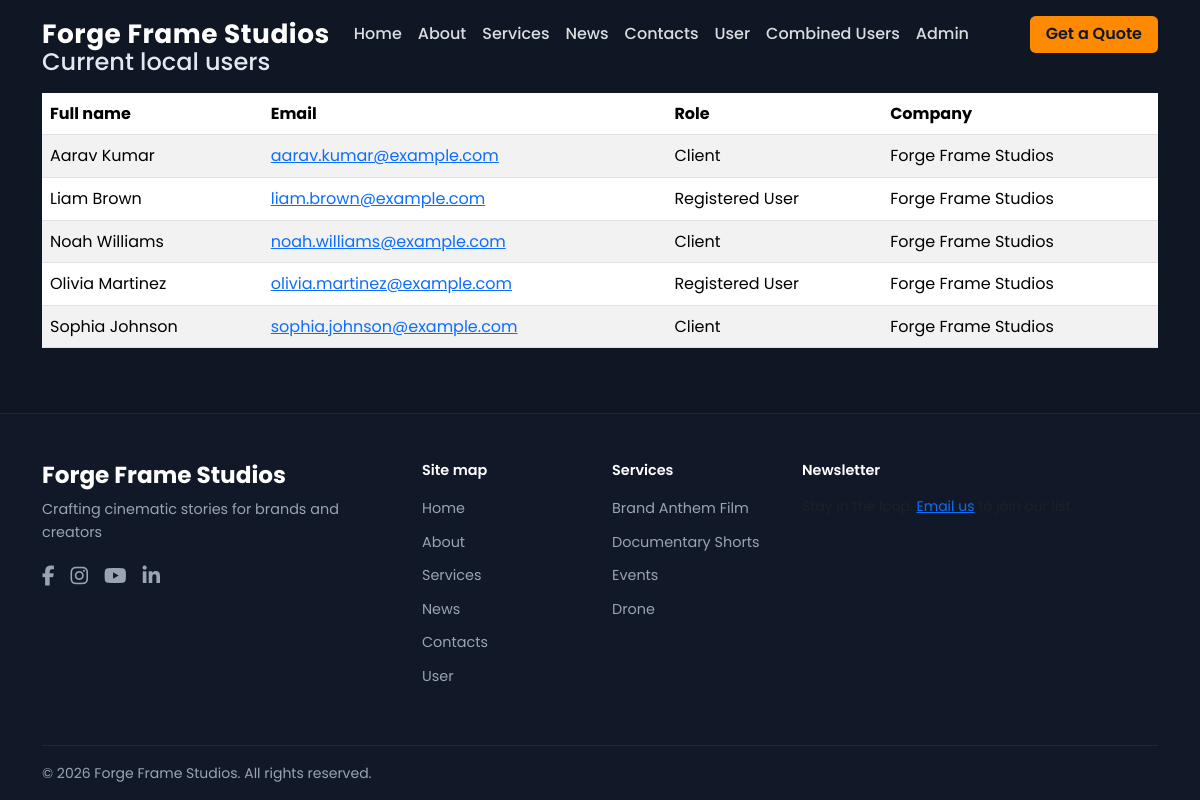
/users-api.php, run on the app's committed database.
### tables this page shows
CREATE TABLE `users` (
  `id` INT UNSIGNED NOT NULL AUTO_INCREMENT,
  `full_name` VARCHAR(150) NOT NULL,
  `email` VARCHAR(190) NOT NULL,
  `role` VARCHAR(100) NOT NULL,
  `company_name` VARCHAR(150) NOT NULL DEFAULT 'Forge Frame Studios',
  `created_at` TIMESTAMP NOT NULL DEFAULT CURRENT_TIMESTAMP,
  PRIMARY KEY (`id`),
  UNIQUE KEY `uniq_email` (`email`)
);

### users-api.php (the view, shortened to what this page needs)
<?php
require_once __DIR__ . '/includes/db.php';
$current_page = 'users-api';
require_once __DIR__ . '/includes/header.php';
$users = [];
$error_message = '';
if (!$pdo instanceof PDO) {
    $error_message = $db_connection_error !== '' ? $db_connection_error : 'Database not configured.';
} else {
    try {
        $stmt = $pdo->prepare('
            SELECT full_name, email, role, company_name
            FROM users
            ORDER BY full_name ASC
        ');
        $stmt->execute();
        $users = $stmt->fetchAll();
    } catch (Throwable $e) {
        $error_message = 'Unable to load users from database. Check your DB config and imported SQL data.';
    }
}
?>
<section class="section py-5">
    <div class="container">
        <h2 class="h4 mb-3">Current local users</h2>
        <?php if ($error_message !== ''): ?>
            <div class="alert alert-danger mb-3"><?php echo htmlspecialchars($error_message, ENT_QUOTES, 'UTF-8'); ?></div>
            <div class="alert alert-secondary">
                <strong>Setup steps:</strong>
                <ol class="mb-0">
                    <li>Update DB credentials in <code>includes/db.php</code>.</li>
                    <li>Import <code>data/users.sql</code> into your selected MySQL database.</li>
                    <li>Refresh this page.</li>
                </ol>
            </div>
        <?php elseif (empty($users)): ?>
            <div class="alert alert-warning">
                No users found. Import <code>data/users.sql</code> into your MySQL/MariaDB database first.
            </div>
        <?php else: ?>
            <div class="table-responsive">
                <table class="table table-striped align-middle">
                    <thead>
                        <tr>
                            <th scope="col">Full name</th>
                            <th scope="col">Email</th>
                            <th scope="col">Role</th>
                            <th scope="col">Company</th>
                        </tr>
                    </thead>
                    <tbody>
                        <?php foreach ($users as $user): ?>
                            <tr>
                                <td><?php echo htmlspecialchars((string) $user['full_name'], ENT_QUOTES, 'UTF-8'); ?></td>
                                <td>
                                    <a href="mailto:<?php echo htmlspecialchars((string) $user['email'], ENT_QUOTES, 'UTF-8'); ?>">
                                        <?php echo htmlspecialchars((string) $user['email'], ENT_QUOTES, 'UTF-8'); ?>
                                    </a>
                                </td>
                                <td><?php echo htmlspecialchars((string) $user['role'], ENT_QUOTES, 'UTF-8'); ?></td>
                                <td><?php echo htmlspecialchars((string) $user['company_name'], ENT_QUOTES, 'UTF-8'); ?></td>
                            </tr>
                        <?php endforeach; ?>
                    </tbody>
                </table>
            </div>
        <?php endif; ?>
    </div>
</section>
<?php require_once __DIR__ . '/includes/footer.php'; ?>

### includes/header.php (shortened to what this page needs)
<?php
$current_page = $current_page ?? 'home';
?>
<!DOCTYPE html>
<html lang="en">
<head>
    <link href="https://cdn.jsdelivr.net/npm/bootstrap@5.3.2/dist/css/bootstrap.min.css" rel="stylesheet">
    <link href="https://cdnjs.cloudflare.com/ajax/libs/font-awesome/6.5.1/css/all.min.css" rel="stylesheet">
    <link href="<?php echo ASSETS_CSS; ?>?v=3" rel="stylesheet">
</head>
<body>
    <header class="site-header" id="site-header">
        <nav class="navbar navbar-expand-lg navbar-dark" aria-label="Main navigation">
            <div class="container">
                <a class="navbar-brand" href="/"><?php echo htmlspecialchars(SITE_NAME); ?></a>
                <div class="collapse navbar-collapse" id="navbarMain">
                    <ul class="navbar-nav me-auto">
                        <li class="nav-item"><a class="nav-link <?php echo $current_page === 'home' ? 'active' : ''; ?>" href="/">Home</a></li>
                        <li class="nav-item"><a class="nav-link <?php echo $current_page === 'about' ? 'active' : ''; ?>" href="/about.php">About</a></li>
                        <li class="nav-item"><a class="nav-link <?php echo $current_page === 'products' ? 'active' : ''; ?>" href="/products.php">Services</a></li>
                        <li class="nav-item"><a class="nav-link <?php echo $current_page === 'news' ? 'active' : ''; ?>" href="/news.php">News</a></li>
                        <li class="nav-item"><a class="nav-link <?php echo $current_page === 'contact' ? 'active' : ''; ?>" href="/contact.php">Contacts</a></li>
                        <li class="nav-item"><a class="nav-link <?php echo $current_page === 'users' ? 'active' : ''; ?>" href="/users.php">User</a></li>
                        <li class="nav-item"><a class="nav-link <?php echo $current_page === 'combined-users' ? 'active' : ''; ?>" href="/combined-users.php">Combined Users</a></li>
                        <li class="nav-item"><a class="nav-link" href="/login.php">Admin</a></li>
                    </ul>
                    <div class="d-flex align-items-center gap-2">
                        <a class="btn btn-cta-nav" href="/contact.php?ref=quote">Get a Quote</a>
                    </div>
                </div>
            </div>
        </nav>
    </header>
    <main id="main-content" class="main-content" role="main">

### includes/footer.php (shortened to what this page needs)
    </main>
    <footer class="site-footer">
        <div class="container">
            <div class="row g-4 py-5">
                <div class="col-lg-4">
                    <h3 class="footer-brand"><?php echo htmlspecialchars(SITE_NAME); ?></h3>
                    <p class="footer-tagline"><?php echo htmlspecialchars(SITE_TAGLINE); ?></p>
                    <div class="social-links">
                        <a href="#" aria-label="Facebook"><i class="fab fa-facebook-f"></i></a>
                        <a href="#" aria-label="Instagram"><i class="fab fa-instagram"></i></a>
                        <a href="#" aria-label="YouTube"><i class="fab fa-youtube"></i></a>
                        <a href="#" aria-label="LinkedIn"><i class="fab fa-linkedin-in"></i></a>
                    </div>
                </div>
                <div class="col-6 col-lg-2">
                    <h4 class="footer-heading">Site map</h4>
                    <ul class="footer-links">
                        <li><a href="/">Home</a></li>
                        <li><a href="/about.php">About</a></li>
                        <li><a href="/products.php">Services</a></li>
                        <li><a href="/news.php">News</a></li>
                        <li><a href="/contact.php">Contacts</a></li>
                        <li><a href="/users.php">User</a></li>
                    </ul>
                </div>
                <div class="col-6 col-lg-2">
                    <h4 class="footer-heading">Services</h4>
                    <ul class="footer-links">
                        <li><a href="/product.php?slug=brand-anthem-film">Brand Anthem Film</a></li>
                        <li><a href="/product.php?slug=documentary-shorts">Documentary Shorts</a></li>
                        <li><a href="/product.php?slug=event-videography">Events</a></li>
                        <li><a href="/product.php?slug=drone-videography">Drone</a></li>
                    </ul>
                </div>
                <div class="col-lg-4">
                    <h4 class="footer-heading">Newsletter</h4>
                    <p class="small text-muted">Stay in the loop. <a href="mailto:hello@<?php echo htmlspecialchars(SITE_DOMAIN); ?>?subject=Newsletter%20signup">Email us</a> to join our list.</p>
                </div>
            </div>
            <div class="footer-bottom py-3">
                <p class="mb-0 small">&copy; <?php echo date('Y'); ?> <?php echo htmlspecialchars(SITE_NAME); ?>. All rights reserved.</p>
            </div>
        </div>
    </footer>
</body>
</html>

### assets/css/style.css (style rules this page uses)
:root { --bg-primary: #0f1724; --bg-charcoal: #111827; --accent: #ff8a00; --accent-hover: #ff9a20; --text-muted: #9aa4b2; --text-body: #e2e8f0; --font-main: 'Poppins', -apple-system, sans-serif; --shadow-soft: 0 4px 20px rgba(0, 0, 0, 0.4); --shadow-lift: 0 12px 40px rgba(0, 0, 0, 0.5); --transition-btn: 150ms ease; }
* { box-sizing: border-box; }
body { font-family: var(--font-main); background-color: var(--bg-primary); color: var(--text-body); line-height: 1.6; margin: 0; min-height: 100vh; display: flex; flex-direction: column; }
.main-content { flex: 1; }
.site-header { position: absolute; top: 0; left: 0; right: 0; z-index: 1000; transition: background 0.3s ease, box-shadow 0.3s ease; }
.navbar-dark .navbar-brand { font-size: clamp(1.35rem, 2.8vw, 1.65rem); font-weight: 700; color: #fff !important; letter-spacing: 0.02em; }
.navbar-dark .nav-link { color: rgba(255, 255, 255, 0.85) !important; font-weight: 500; }
.btn-cta-nav { background: var(--accent); color: var(--bg-primary) !important; font-weight: 600; padding: 0.4rem 1rem; border-radius: 0.35rem; border: none; transition: transform var(--transition-btn), background var(--transition-btn); }
.section { padding: 4rem 0; }
.site-footer { background: var(--bg-charcoal); border-top: 1px solid rgba(255, 255, 255, 0.06); margin-top: auto; }
.footer-brand { font-size: 1.45rem; font-weight: 700; color: #fff; margin-bottom: 0.5rem; }
.footer-tagline { color: var(--text-muted); font-size: 0.9rem; margin-bottom: 1rem; }
.social-links { display: flex; gap: 1rem; }
.social-links a { color: var(--text-muted); font-size: 1.25rem; transition: color 0.2s; }
.footer-heading { font-size: 0.9rem; font-weight: 600; color: #fff; margin-bottom: 1rem; }
.footer-links { list-style: none; padding: 0; margin: 0; }
.footer-links li { margin-bottom: 0.5rem; }
.footer-links a { color: var(--text-muted); text-decoration: none; font-size: 0.9rem; }
.footer-bottom { border-top: 1px solid rgba(255, 255, 255, 0.06); color: var(--text-muted); }

### data on the page
users: full_name "Aarav Kumar", email "aarav.kumar@example.com", role "Client", company_name "Forge Frame Studios"
users: full_name "Liam Brown", email "liam.brown@example.com", role "Registered User", company_name "Forge Frame Studios"
users: full_name "Noah Williams", email "noah.williams@example.com", role "Client", company_name "Forge Frame Studios"
users: full_name "Olivia Martinez", email "olivia.martinez@example.com", role "Registered User", company_name "Forge Frame Studios"
users: full_name "Sophia Johnson", email "sophia.johnson@example.com", role "Client", company_name "Forge Frame Studios"

### other printed values
SITE_NAME "Forge Frame Studios"
SITE_TAGLINE "Crafting cinematic stories for brands and creators"
